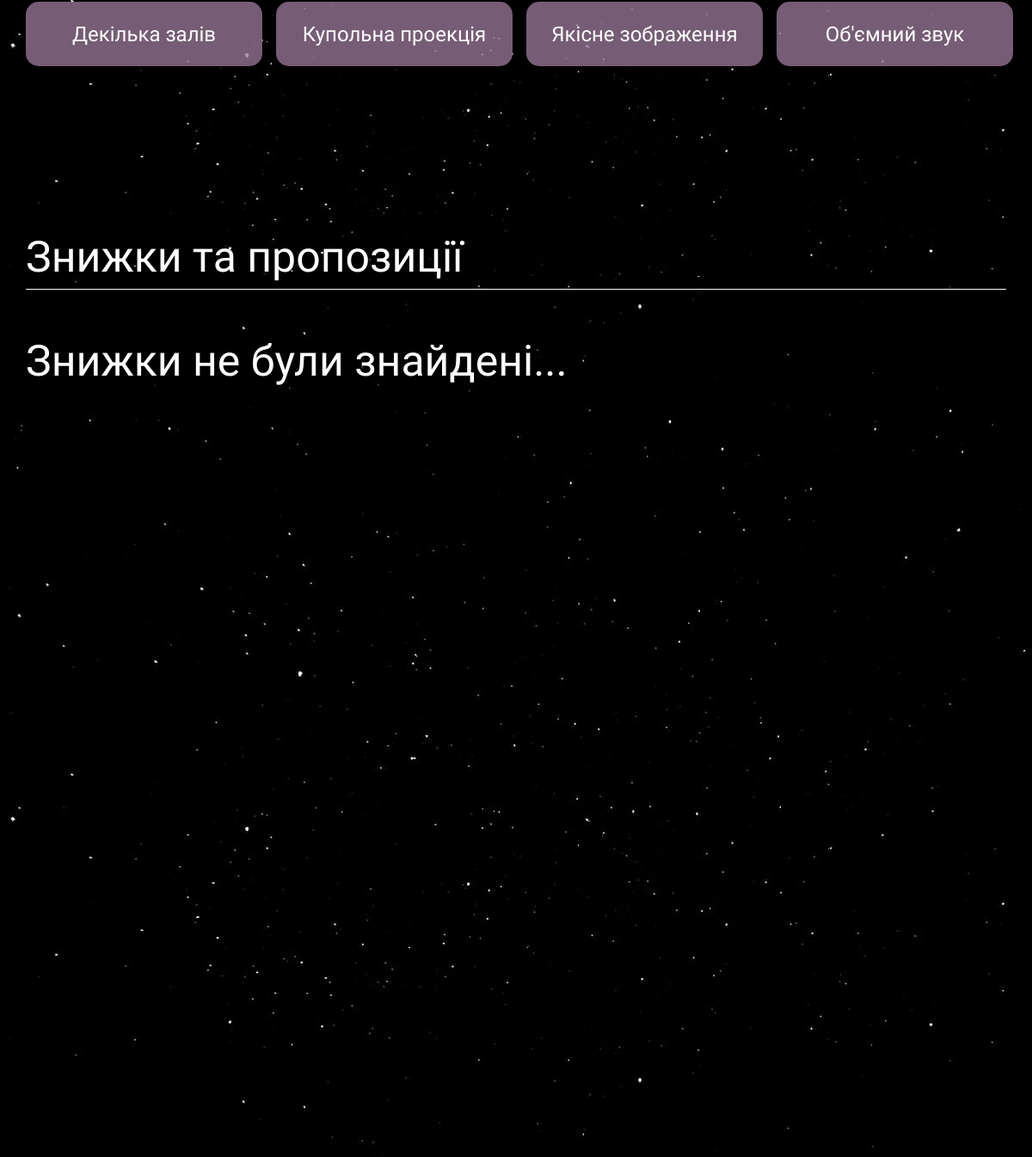
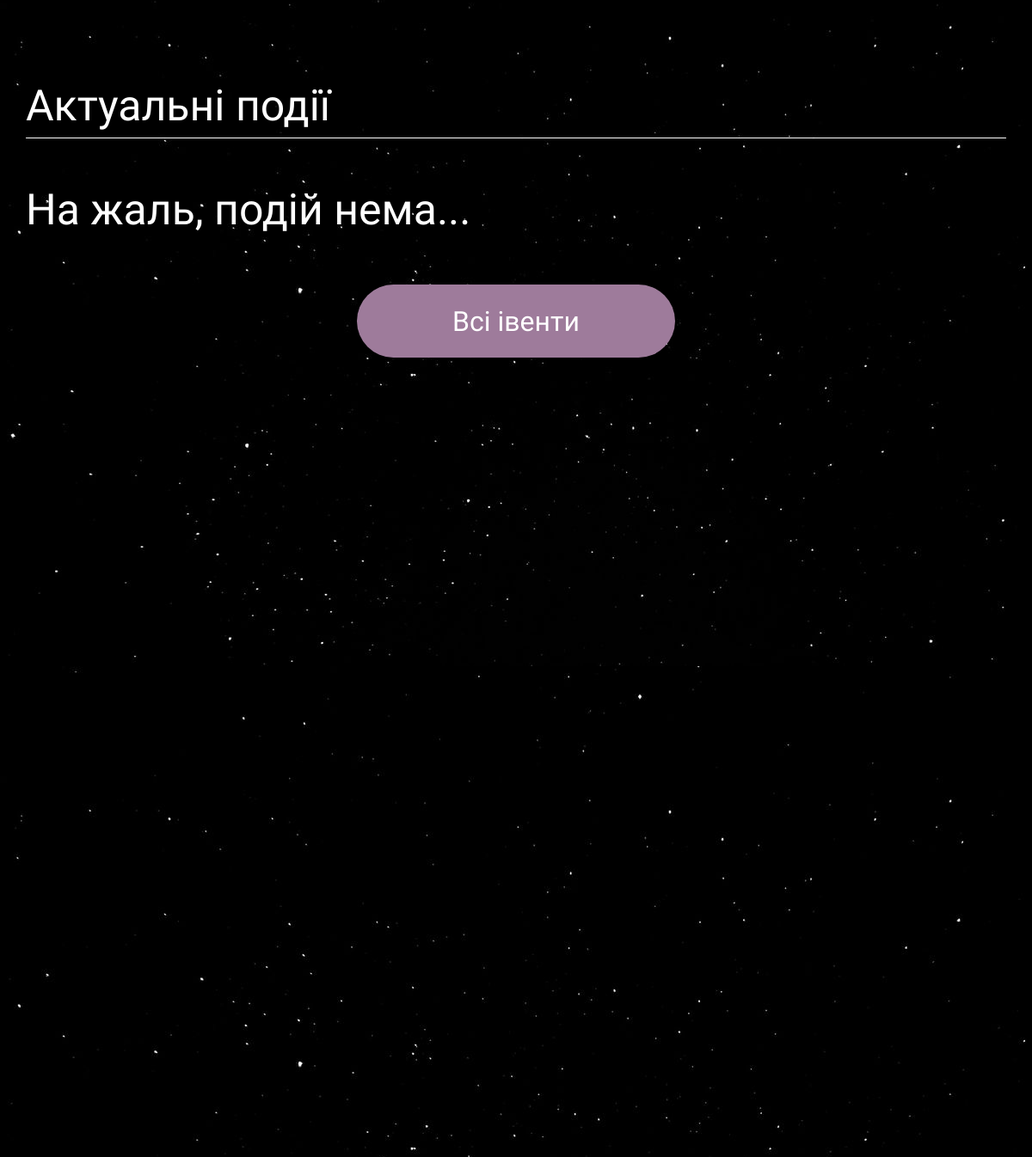
The app's page / (middle part), older data (2 pictures, top to bottom).
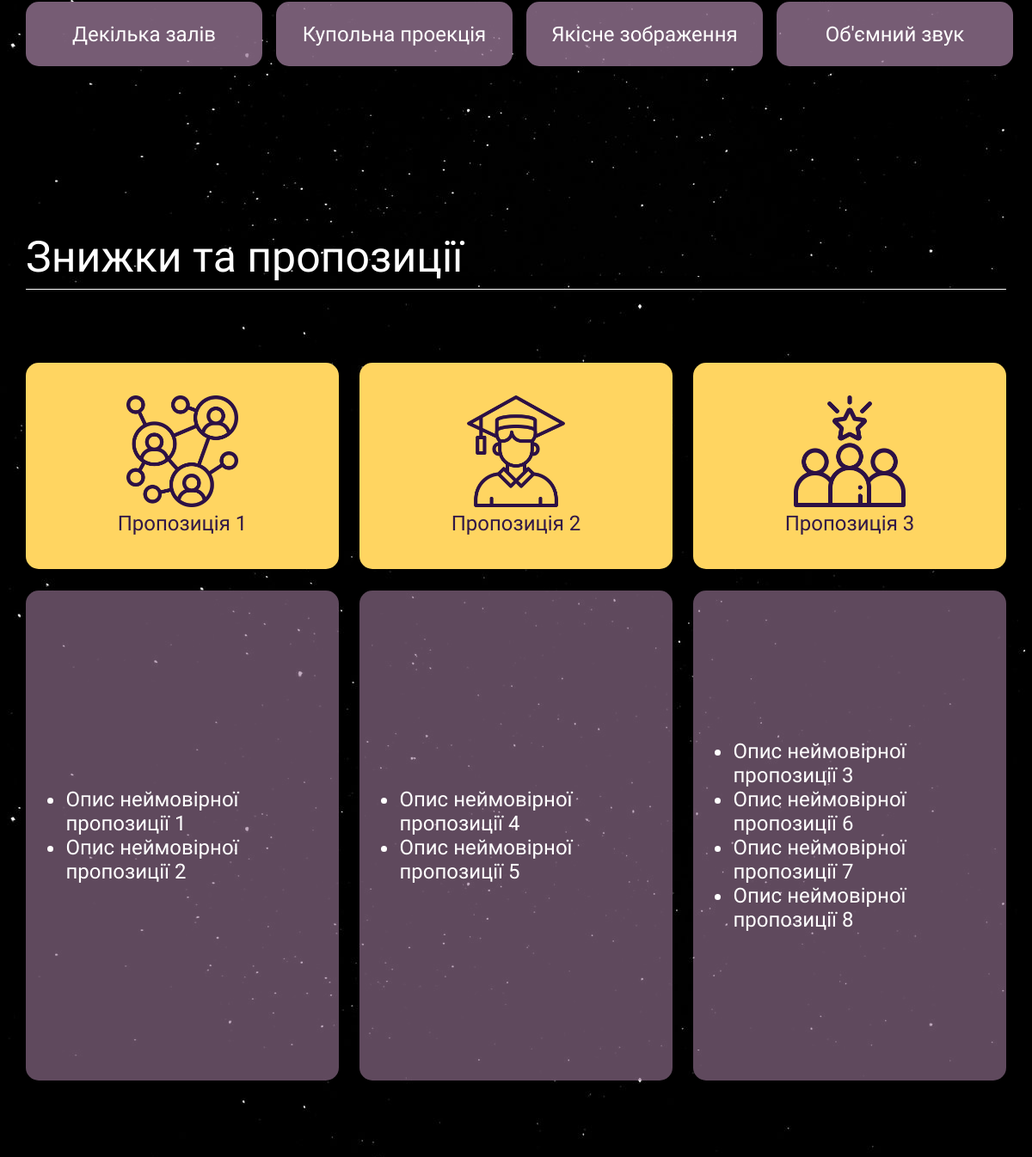
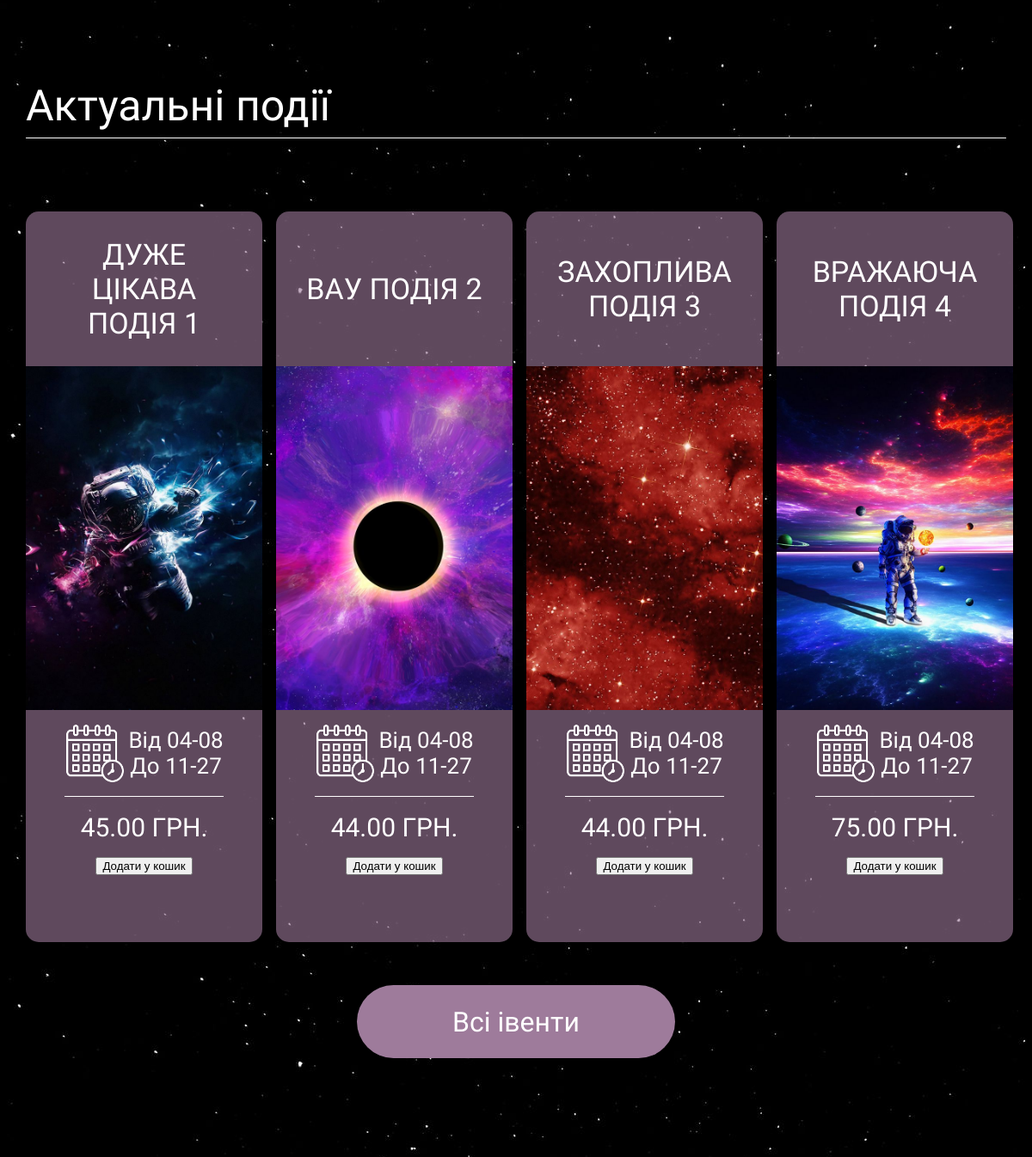
The same page, newer data (2 pictures, top to bottom).
### Main/models.py (models this page shows, shortened)
class Proposal(models.Model):
    name = models.CharField(max_length=200)
    image = models.ImageField(upload_to='images/proposals/')

class Info(models.Model):
    text = models.TextField(max_length=2000)
    proposal_id = models.ForeignKey(Proposal, on_delete=models.CASCADE, related_name='proposals')

### Events/models.py (models this page shows, shortened)
class Event(models.Model):
    name = models.CharField(max_length=200)
    short_name = models.CharField(max_length=200)
    image = models.ImageField(upload_to='images/events/')
    from_date = models.DateField()
    to_date = models.DateField()
    price = models.DecimalField(max_digits=10, decimal_places=2)
    about = models.TextField(max_length=2000)
    hall_id = models.ForeignKey(Hall, on_delete=models.CASCADE, related_name='events')
    popularity = models.PositiveSmallIntegerField()

### Main/views.py (the view)
# urls.py: path('', main, name='landing'),
def main(request):
    info = Info.objects.all()
    proposal = Proposal.objects.all()
    events = Event.objects.all()[:4]
    return render(request, "main.html", context={'info': info, 'proposal': proposal, 'events': events})

### Main/templates/main.html (shortened to what this page needs)
{% extends 'index.html' %}
{% block content %}
    <section class="circles-block">
        <div class="container">
            <div class="row">
                <div class="col-6 col-xl-3">
                    <p>Декілька залів</p>
                </div>
                <div class="col-6 col-xl-3">
                    <p>Купольна проекція</p>
                </div>
                <div class="col-6 col-xl-3">
                    <p>Якісне зображення</p>
                </div>
                <div class="col-6 col-xl-3">
                    <p>Об'ємний звук</p>
                </div>
            </div>
        </div>
    </section>
    <section class="sales-block">
        <div class="container">
            <h1>
                Знижки та пропозиції
            </h1>
            <hr>
            <div class="row">
                {% if proposal %}
                    {% for proposal in proposal %}
                        <div class="col-ld-12 col-xl-4">
                            <div class="square">
                                <img src="{{ proposal.image.url }}" alt="">
                                <p>{{ proposal.name }}</p>
                            </div>
                            <div class="block">
                                <ul>
                                    {% if info %}
                                        {% for info in info %}
                                            {% if info.proposal_id == proposal %}
                                                <li>{{ info.text }}</li>
                                            {% endif %}
                                        {% endfor %}
                                    {% else %}
                                        <li>На жаль, ніякої інформації не було знайдено...</li>
                                    {% endif %}
                                </ul>
                            </div>
                        </div>
                    {% endfor %}
                {% else %}
                    <h1>
                        Знижки не були знайдені...
                    </h1>
                {% endif %}
            </div>
        </div>
    </section>
    <section class="posters-block">
        <div class="container">
            <h1>
                Актуальні події
            </h1>
            <hr>
            <div class="row">
                {% if events %}
                    {% for event in events %}
                        <div class="col-6 col-xl-3">
                            <div class="poster">
                                <a class="name" href="{% url 'events:event' event.id %}">{{ event.name }}</a>
                                 <img src="{{ event.image.url }}" alt="">
                                <div class="calendar">
                                    <img src="/media/images/poster/calendar.png" alt="">
                                    <div class="text">
                                        <p>Від {{ event.from_date|date:"m-d" }} </p>
                                        <p>До {{ event.to_date|date:"m-d" }}</p>
                                    </div>
                                </div>
                                <hr class="poster-hr">
                                <p class="price">{{ event.price }} ГРН.</p>
                                <button data-event="{{ event.id }}" data-action="add" class="update-cart">Додати у кошик</button>
                            </div>
                        </div>
                    {% endfor %}
                {% else %}
                    <h1>
                        На жаль, подій нема...
                    </h1>
                {% endif %}
            </div>
            <div class="form">
                <a class="all-events" href="{% url 'events:all_events' %}">Всі івенти</a>
            </div>
        </div>
    </section>
{% endblock %}

### templates/index.html (shortened to what this page needs)
{% load static %}
<!DOCTYPE html>
<html lang="en">
<head>
    <link rel="stylesheet" href={% static "bootstrap-grid.min.css" %}>
    <link rel="stylesheet" type="text/css" href="{% static "/style.css" %}"  />
    <link rel="stylesheet" href="https://cdnjs.cloudflare.com/ajax/libs/datepicker/0.6.5/datepicker.min.css" />
</head>
<body>
{% block content %}
{% endblock %}
</body>
</html>

### static/style.css (style rules this page uses)
html, body { padding: 0; margin: 0; background-image: url("/media/images/starsstarrysky.jpg"); background-repeat: repeat; font-family: Podkova, serif; }
h1 { display: flex; align-items: center; margin-bottom: 0; color: white; font-size: 50px; height: 75px; width: 600px; margin-top: 120px; font-weight: normal; }
hr { height: 1px; border-width: 0; margin-top: 0; margin-bottom: 45px; background-color: white; }
.circles-block { background: transparent; height: 700px; }
.circles-block .col-xl-3 { display: flex; justify-content: center; flex-direction: column; }
.circles-block .col-xl-3 p { display: flex; justify-content: center; align-items: center; background: rgba(158, 123, 155, 0.75); color: white; font-size: 24px; height: 75px; width: 310px; border-radius: 15px; margin-top: 25px; }
.sales-block { background: transparent; height: 1050px; }
.sales-block .col-xl-4 { display: flex; flex-direction: column; justify-content: center; }
.sales-block .col-xl-4 .square { display: flex; flex-direction: column; align-items: center; justify-content: center; background: #FFD561; height: 240px; width: 420px; border-radius: 15px; margin-top: 40px; }
.sales-block .col-xl-4 .square img { height: 130px; width: 130px; }
.sales-block .col-xl-4 .square p { color: #311847; font-size: 24px; margin: 5px 0 0; height: 30px; }
.sales-block .col-xl-4 .block { display: flex; justify-content: center; align-items: center; background: rgba(158, 123, 155, 0.6); height: 500px; width: 420px; border-radius: 15px; margin-top: 25px; }
.sales-block .col-xl-4 .block ul { margin-right: 20px; font-size: 24px; color: white; width: 80%; }
.poster { display: flex; flex-direction: column; align-items: center; background: rgba(158, 123, 155, 0.6); color: white; font-size: 24px; height: 850px; width: 310px; border-radius: 15px; margin-top: 40px; }
.poster .name { display: flex; justify-content: center; color: white; font-size: 34px; background-color: transparent; text-transform: uppercase; height: 180px; margin: 0; align-items: center; text-align: center; width: 80%; text-decoration: none; }
.poster img { width: 100%; height: 400px; object-fit: cover; }
.poster .calendar { height: 100px; display: flex; align-items: center; width: 70%; justify-content: space-evenly; }
.poster .calendar img { height: 70px; width: 70px; }
.poster .calendar p { font-size: 26px; width: 100%; margin: 0; text-align: center; }
.poster .poster-hr { margin-top: 0; margin-bottom: 0; width: 185px; }
.poster .price { display: flex; align-items: center; height: 70px; margin: 0; font-size: 30px; }
.poster a { background-color: #FFD561; color: #311847; text-decoration: none; display: flex; justify-content: center; align-items: center; font-size: 24px; border-radius: 50px; width: 250px; height: 60px; }
.posters-block { background: transparent; height: 1250px; }
.posters-block .all-events { display: flex; justify-content: center; align-items: center; width: 370px; height: 85px; background-color: #9E7B9B; color: white; text-decoration: none; font-size: 32px; border-radius: 50px; margin-top: 50px; }
.form { width: 100%; display: flex; justify-content: center; align-items: center; }
@media (max-width: 1399.5px) { .circles-block { height: 600px; } }
@media (max-width: 1399.5px) { .circles-block .col-xl-3 p { width: 275px; } }
@media (max-width: 1399.5px) { .sales-block { height: 1050px; } }
@media (max-width: 1399.5px) { .sales-block .col-xl-4 .square { width: 100%; } }
@media (max-width: 1399.5px) { .sales-block .col-xl-4 .block { width: 100%; height: 570px; } }
@media (max-width: 1399.5px) { .poster { width: 275px; } }
@media (max-width: 1399.5px) { .poster a { font-size: 22px; width: 220px; } }
@media (max-width: 1399.5px) { .posters-block { height: 1150px; } }

Row changes from the older to the newer data that the page shows:
added Proposal: image (picture), name "Пропозиція 1"
added Info: text "Опис неймовірної пропозиції 1", shown under "Пропозиція 1"
added Info: text "Опис неймовірної пропозиції 2", shown under "Пропозиція 1"
added Proposal: image (picture), name "Пропозиція 2"
added Info: text "Опис неймовірної пропозиції 4", shown under "Пропозиція 2"
added Info: text "Опис неймовірної пропозиції 5", shown under "Пропозиція 2"
added Proposal: image (picture), name "Пропозиція 3"
added Info: text "Опис неймовірної пропозиції 3", shown under "Пропозиція 3"
added Info: text "Опис неймовірної пропозиції 6", shown under "Пропозиція 3"
added Info: text "Опис неймовірної пропозиції 7", shown under "Пропозиція 3"
added Info: text "Опис неймовірної пропозиції 8", shown under "Пропозиція 3"
added Event: name "ДУЖЕ ЦІКАВА ПОДІЯ 1", image (picture), from_date "04-08", to_date "11-27", price "45.00"
added Event: name "ВАУ ПОДІЯ 2", image (picture), from_date "04-08", to_date "11-27", price "44.00"
added Event: name "ЗАХОПЛИВА ПОДІЯ 3", image (picture), from_date "04-08", to_date "11-27", price "44.00"
added Event: name "ВРАЖАЮЧА ПОДІЯ 4", image (picture), from_date "04-08", to_date "11-27", price "75.00"
Text that changed along with them:
text no longer shown: "Знижки не були знайдені... На жаль, подій нема..."
